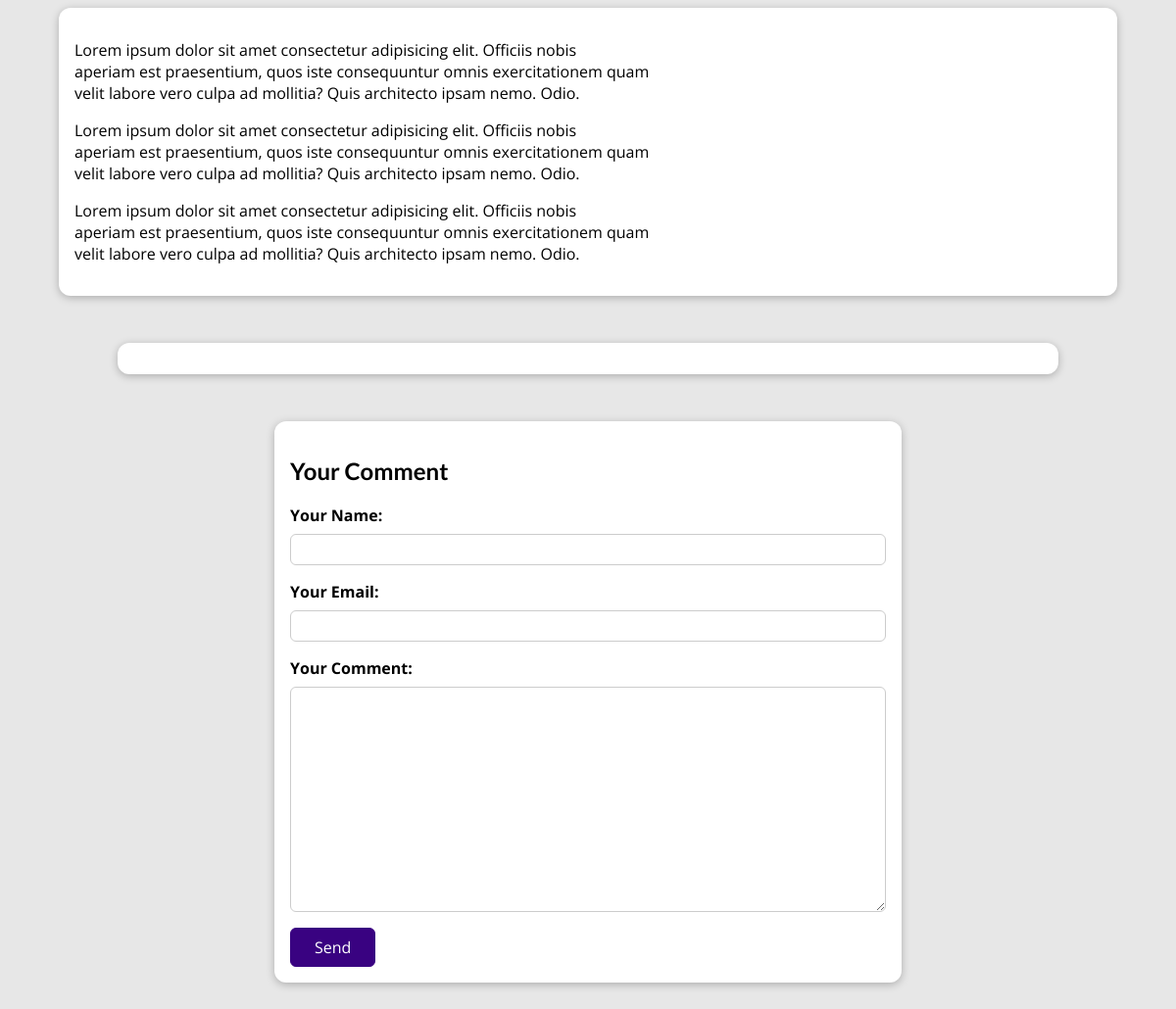
The page /posts/programming-is-fun (lower part) on the database as committed earlier.
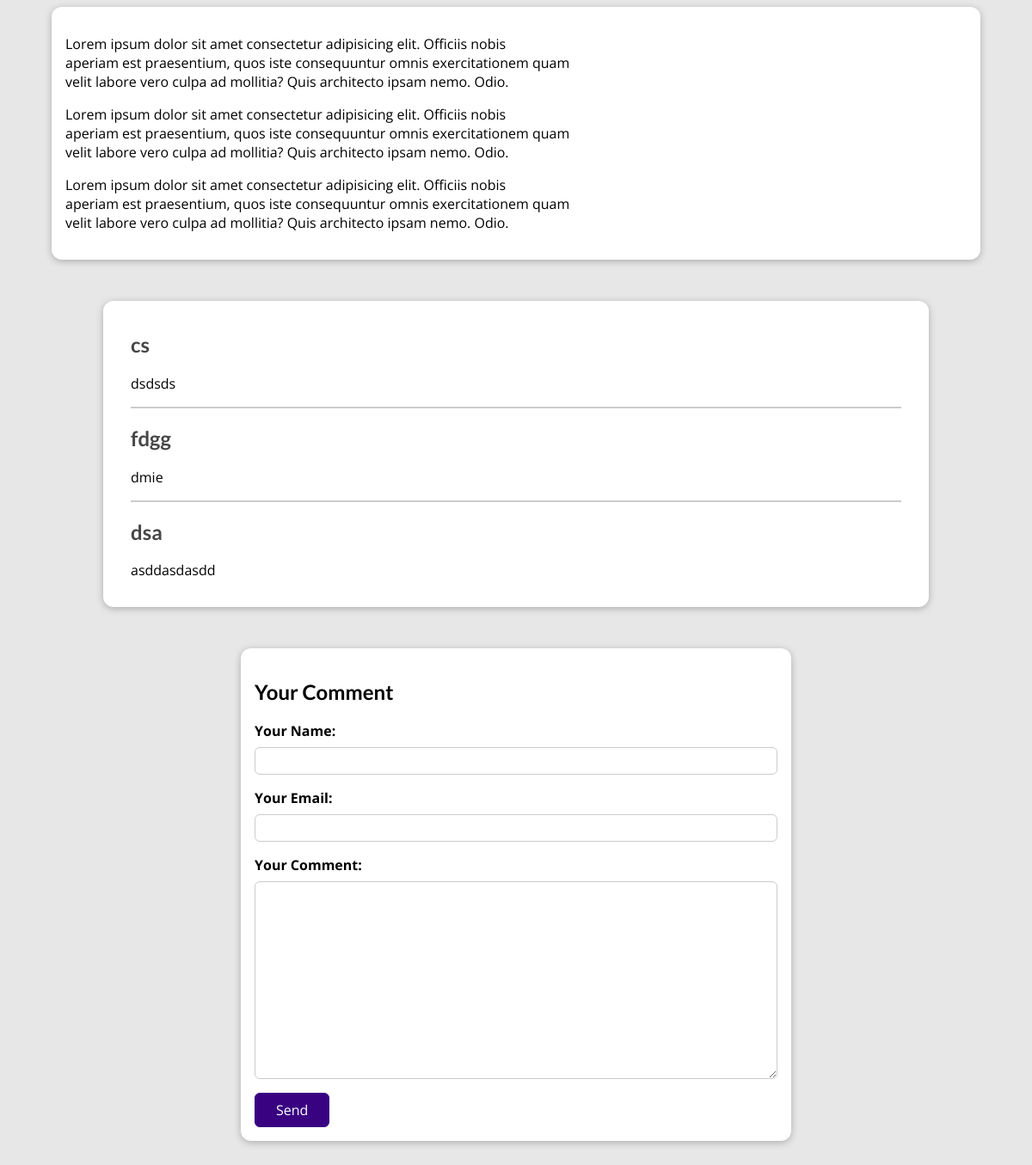
The same page on the database as committed later.
### blog/models.py (models this page shows, shortened)
class Post(models.Model):
    title = models.CharField(max_length=50)
    excerpt = models.CharField(max_length=200)
    image = models.ImageField(upload_to='image', null=True)
    date = models.DateField(auto_now=True, auto_now_add=False)
    slug = models.SlugField(unique=True, db_index=True)
    content = models.TextField(validators=[MinLengthValidator(10)])
    author = models.ForeignKey(Author, on_delete=models.SET_NULL, related_name='posts', null=True)
    tag = models.ManyToManyField(Tag)

class Comments(models.Model):
    user_name = models.CharField(max_length=50)
    user_email = models.EmailField(max_length=254)
    comment_imput = models.TextField()
    post = models.ForeignKey(Post, on_delete=models.CASCADE, related_name='comments')

### blog/views.py (the view, shortened to what this page needs)
# urls.py: path('posts/<slug>', views.PostDetail.as_view(),
class PostDetail(View):
    def is_stored_posts(self, request, post_id):
        stored_posts = request.session.get('stored-post')
        if stored_posts is not None:
            is_saved_for_later = post_id in stored_posts
        else:
            is_saved_for_later = False
        return is_saved_for_later
    def get(self, requests, slug):
        post = Post.objects.get(slug=slug)
        context = {
            'post': post,
            'post_tags': post.tag.all(),
            'comment_form' : CommentForm(),
            'comments' : post.comments.all().order_by('-id'),
            'saved_for_later' : self.is_stored_posts(requests, post.id)
        }
        return render(requests, 'blog/post-detail.html', context)

### blog/forms.py
class CommentForm(forms.ModelForm):
    class Meta():
        model = Comments
        exclude = ['post']
        labels = {
            'user_name': 'Your Name',
            'user_email': 'Your Email',
            'comment_imput': 'Your Comment'
        }

### blog/models.py (called while the page is built)
    def __str__(self) -> str:
        return f"{self.first_name} {self.last_name}"

### blog/templates/blog/post-detail.html (shortened to what this page needs)
{% extends 'base.html' %}
{% load static %}
{% block css_files %}
<link rel="stylesheet" href="{% static 'blog/post-detail.css' %}">
{% endblock css_files %}
{% block content %}
<main>
    {{ post.content| linebreaks}}
</main>
<section id="comments">
    <ul>
        {% for comment in comments %}
        <li>
            <h2>{{ comment.user_name }}</h2>
            <p>{{ comment.comment_imput }}</p>
        </li>
        {% endfor %}
    </ul>
</section>
<section id="comment-form">
    <h2>Your Comment</h2>
    <form action='{% url 'post-detail-page' post.slug %}' method = "POST">
        {% for form_field in comment_form %}
            <div class="form-control {% if form_field.errors %}invalid{% endif %}">
                {{ form_field.label_tag }}
                {{ form_field }}
            </div>
        {% endfor %}
        <button>Send</button>
    </form>
</section>
{% endblock content %}

### templates/base.html (shortened to what this page needs)
{% load static %}
<!DOCTYPE html>
<html lang="en">
<head>
    <link rel="stylesheet" href="{% static 'app.css' %}">
    {% block css_files %}{% endblock css_files %}
</head>
<body>
    {% block content %}{% endblock content %}
</body>
</html>

### static/app.css (style rules this page uses)
* { box-sizing: border-box; }
html { font-family: 'Open Sans', 'Lato', sans-serif; }
body { margin: 0; }
h1, h2, h3 { font-family: 'Lato', sans-serif; font-weight: bold; }

### blog/static/blog/post-detail.css (style rules this page uses)
body { background-color: #e7e7e7; }
main { width: 90%; max-width: 90rem; margin: 3rem auto; background-color: white; padding: 1rem; border-radius: 12px; box-shadow: 0 2px 8px rgba(0, 0, 0, 0.25); }
#comment-form { margin: 3rem auto; width: 90%; max-width: 40rem; border-radius: 12px; background-color: white; box-shadow: 0 2px 8px rgba(0, 0, 0, 0.25); padding: 1rem; }
#comment-form button { font: inherit; background-color: #390281; color: white; border: 1px solid #390281; padding: 0.5rem 1.5rem; border-radius: 6px; cursor: pointer; }
.form-control { margin-bottom: 1rem; }
.form-control label { font-weight: bold; margin-bottom: 0.5rem; display: block; }
.form-control input, .form-control textarea { display: block; width: 100%; font: inherit; padding: 0.25rem; border-radius: 6px; border: 1px solid #ccc; }
#comments { margin: 3rem auto; width: 90%; max-width: 60rem; border-radius: 12px; background-color: white; box-shadow: 0 2px 8px rgba(0, 0, 0, 0.25); padding: 1rem 2rem; }
#comments ul { list-style: none; margin: 0; padding: 0; }
#comments li { margin-bottom: 1rem; border-bottom: 2px solid #ccc; }
#comments li:last-of-type { border-bottom: none; }
#comments h2 { color: #464646; }

Rows that differ between the two databases and show on the page:
added Comments: user_name "cs", comment_imput "dsdsds"
added Comments: user_name "fdgg", comment_imput "dmie"
added Comments: user_name "dsa", comment_imput "asddasdasdd"
